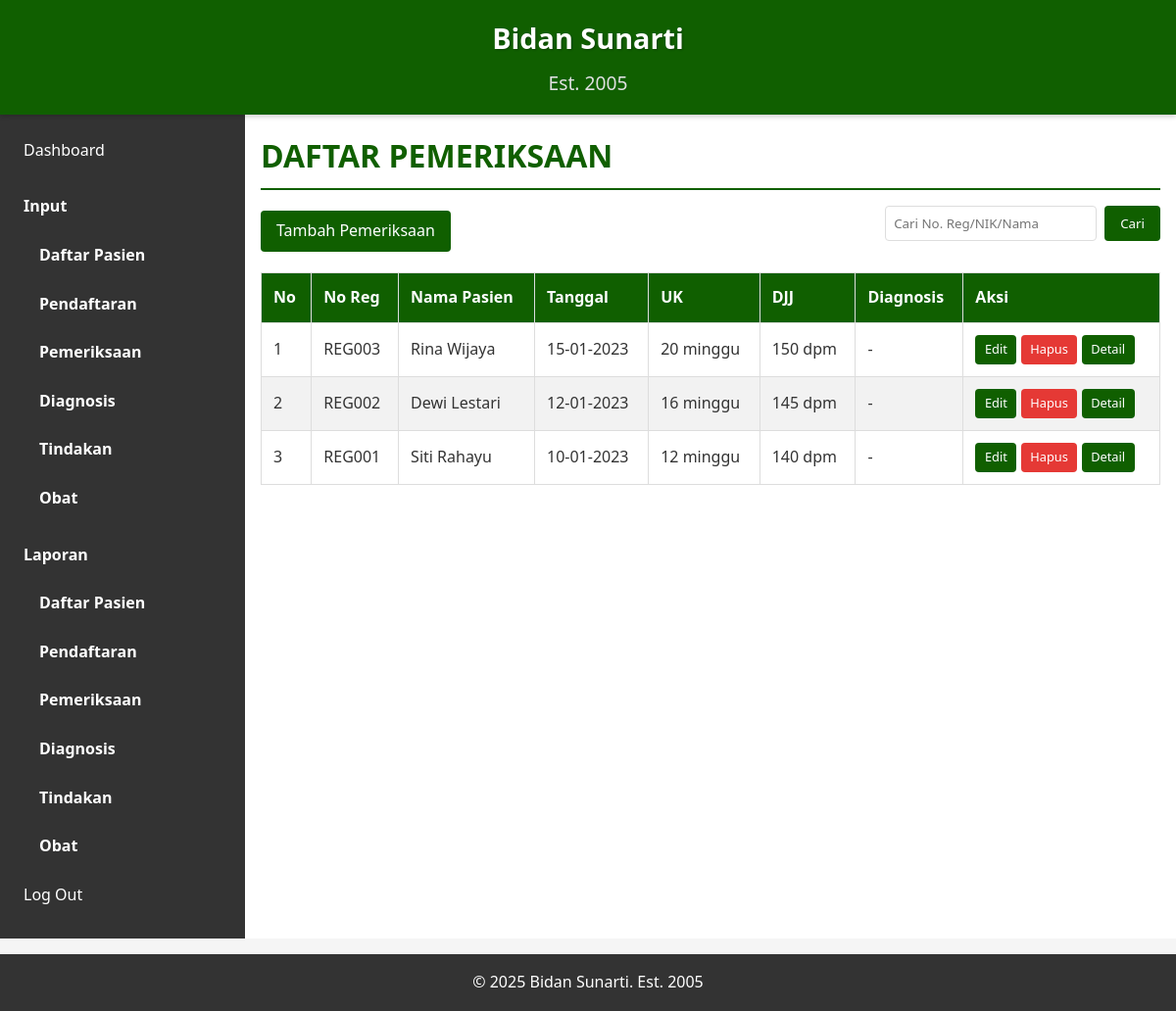
Page /modules/pemeriksaan/list.php (signed in) on the committed database.
### tables this page shows
CREATE TABLE IF NOT EXISTS pemeriksaan (
    id INT AUTO_INCREMENT PRIMARY KEY,
    no_reg VARCHAR(8) NOT NULL,
    tanggal DATE,
    tensi VARCHAR(6),
    berat_badan DECIMAL(5,2),
    lila DECIMAL(3,1),
    uk INT COMMENT 'Usia Kehamilan (minggu)',
    djj INT COMMENT 'Denyut Jantung Janin',
    tfu INT COMMENT 'Tinggi Fundus Uteri (cm)',
    gpa VARCHAR(3) COMMENT 'Gravida, Para, Abortus',
    hpht DATE COMMENT 'Hari Pertama Haid Terakhir',
    hpl DATE COMMENT 'Hari Perkiraan Lahir',
    air_ketuban VARCHAR(4),
    hasil_lab TEXT,
    keluhan TEXT,
    created_at TIMESTAMP DEFAULT CURRENT_TIMESTAMP,
    updated_at TIMESTAMP DEFAULT CURRENT_TIMESTAMP ON UPDATE CURRENT_TIMESTAMP,
    FOREIGN KEY (no_reg) REFERENCES pendaftaran(no_reg) ON DELETE CASCADE
);

CREATE TABLE IF NOT EXISTS pasien (
    nik VARCHAR(16) PRIMARY KEY,
    nama VARCHAR(30) NOT NULL,
    tempat_lahir VARCHAR(20),
    tanggal_lahir DATE,
    agama VARCHAR(6),
    umur INT,
    alamat VARCHAR(40),
    pekerjaan VARCHAR(15),
    pendidikan VARCHAR(15),
    status_pasien VARCHAR(15),
    nama_suami VARCHAR(25),
    no_hp VARCHAR(13),
    created_at TIMESTAMP DEFAULT CURRENT_TIMESTAMP,
    updated_at TIMESTAMP DEFAULT CURRENT_TIMESTAMP ON UPDATE CURRENT_TIMESTAMP
);

### includes/functions.php (called while the page is built, shortened)
<?php
require_once __DIR__ . '/../config.php';
function getAllPemeriksaan()
{
    global $conn;
    $result = $conn->query("SELECT p.*, ps.nama, pd.kode_diagnosis, pd.kode_tindakan, pd.kode_obat
                           FROM pemeriksaan p
                           JOIN pendaftaran pg ON p.no_reg = pg.no_reg
                           JOIN pasien ps ON pg.nik = ps.nik
                           LEFT JOIN pemeriksaan_detail pd ON p.id = pd.pemeriksaan_id
                           ORDER BY p.tanggal DESC");
    return $result->fetch_all(MYSQLI_ASSOC);
}
function formatDate($date, $format = 'd-m-Y')
{
    $dateObj = new DateTime($date);
    return $dateObj->format($format);
}
?>

### modules/pemeriksaan/list.php (the view, shortened to what this page needs)
<?php
require_once '../../includes/functions.php';
$examinations = getAllPemeriksaan();
?>
<!DOCTYPE html>
<html lang="id">
<head>
    <link rel="stylesheet" href="../../css/style.css">
</head>
<body>
    <div class="container">
        <?php include '../../includes/header.php'; ?>
        <aside class="sidebar">
            <?php include '../../includes/sidebar.php'; ?>
        </aside>
        <main class="content">
            <h1>DAFTAR PEMERIKSAAN</h1>
            <div class="actions">
                <a href="input.php" class="btn">Tambah Pemeriksaan</a>
                <form method="GET" class="search-form">
                    <input type="text" name="search" placeholder="Cari No. Reg/NIK/Nama">
                    <button type="submit" class="btn">Cari</button>
                </form>
            </div>
            <table>
                <thead>
                    <tr>
                        <th>No</th>
                        <th>No Reg</th>
                        <th>Nama Pasien</th>
                        <th>Tanggal</th>
                        <th>UK</th>
                        <th>DJJ</th>
                        <th>Diagnosis</th>
                        <th>Aksi</th>
                    </tr>
                </thead>
                <tbody>
                    <?php if (empty($examinations)): ?>
                        <tr>
                            <td colspan="8" class="text-center">Tidak ada data pemeriksaan</td>
                        </tr>
                    <?php else: ?>
                        <?php foreach ($examinations as $index => $exam): ?>
                            <tr>
                                <td><?php echo $index + 1; ?></td>
                                <td><?php echo htmlspecialchars($exam['no_reg']); ?></td>
                                <td><?php echo htmlspecialchars($exam['nama']); ?></td>
                                <td><?php echo formatDate($exam['tanggal']); ?></td>
                                <td><?php echo htmlspecialchars($exam['uk']); ?> minggu</td>
                                <td><?php echo htmlspecialchars($exam['djj']); ?> dpm</td>
                                <td><?php echo htmlspecialchars($exam['nama_diagnosis'] ?? '-'); ?></td>
                                <td>
                                    <a href="edit.php?id=<?php echo $exam['id']; ?>" class="btn small">Edit</a>
                                    <a href="delete.php?id=<?php echo $exam['id']; ?>" class="btn small secondary"
                                        onclick="return confirm('Apakah Anda yakin ingin menghapus pemeriksaan ini?')">Hapus</a>
                                    <a href="detail.php?id=<?php echo $exam['id']; ?>" class="btn small">Detail</a>
                                </td>
                            </tr>
                        <?php endforeach; ?>
                    <?php endif; ?>
                </tbody>
            </table>
        </main>
        <?php include '../../includes/footer.php'; ?>
    </div>
</body>
</html>

### includes/header.php (shortened to what this page needs)
<?php if (!isset($no_header)): ?>
    <header>
        <h1>Bidan Sunarti</h1>
        <h2>Est. 2005</h2>
    </header>
<?php endif; ?>

### includes/sidebar.php
<nav>
    <ul>
        <li><a href="<?php echo BASE_URL; ?>/dashboard.php">Dashboard</a></li>
        <li class="menu-section">
            <a href="#input">Input</a>
            <ul>
                <li><a href="<?php echo BASE_URL; ?>./modules/pasien/input.php">Daftar Pasien</a></li>
                <li><a href="<?php echo BASE_URL; ?>./modules/pendaftaran/input.php">Pendaftaran</a></li>
                <li><a href="<?php echo BASE_URL; ?>./modules/pemeriksaan/input.php">Pemeriksaan</a></li>
                <li><a href="<?php echo BASE_URL; ?>./modules/diagnosis/input.php">Diagnosis</a></li>
                <li><a href="<?php echo BASE_URL; ?>./modules/tindakan/input.php">Tindakan</a></li>
                <li><a href="<?php echo BASE_URL; ?>./modules/obat/input.php">Obat</a></li>
            </ul>
        </li>
        <li class="menu-section">
            <a href="#laporan">Laporan</a>
            <ul>
                <li><a href="<?php echo BASE_URL; ?>./modules/pasien/laporan.php">Daftar Pasien</a></li>
                <li><a href="<?php echo BASE_URL; ?>./modules/pendaftaran/list.php">Pendaftaran</a></li>
                <li><a href="<?php echo BASE_URL; ?>./modules/pemeriksaan/laporan.php">Pemeriksaan</a></li>
                <li><a href="<?php echo BASE_URL; ?>./modules/diagnosis/laporan.php">Diagnosis</a></li>
                <li><a href="<?php echo BASE_URL; ?>./modules/tindakan/laporan.php">Tindakan</a></li>
                <li><a href="<?php echo BASE_URL; ?>./modules/obat/laporan.php">Obat</a></li>
            </ul>
        </li>
        <li><a href="<?php echo BASE_URL; ?>/logout.php">Log Out</a></li>
    </ul>
</nav>

### includes/footer.php
<?php if (!isset($no_footer)): ?>
    <footer>
        <p>&copy; <?php echo date('Y'); ?> Bidan Sunarti. Est. 2005</p>
    </footer>
<?php endif; ?>

### css/style.css (style rules this page uses)
* { margin: 0; padding: 0; box-sizing: border-box; font-family: 'Segoe UI', Tahoma, Geneva, Verdana, sans-serif; }
body { background-color: #f5f5f5; color: #333; line-height: 1.6; }
.container { display: grid; grid-template-rows: auto 1fr auto; min-height: 100vh; }
header { background-color: #105f00; color: white; padding: 1rem; text-align: center; position: relative; box-shadow: 0 2px 5px rgba(0,0,0,0.2); }
header h1 { font-size: 1.8rem; margin-bottom: 0.5rem; text-shadow: 1px 1px 2px rgba(0,0,0,0.3); }
header h2 { font-size: 1.2rem; font-weight: normal; color: #e0e0e0; }
.sidebar { background-color: #333; color: white; padding: 1rem; }
.sidebar nav ul { list-style-type: none; }
.sidebar nav ul li { margin-bottom: 0.5rem; }
.sidebar nav ul li a { color: white; text-decoration: none; display: block; padding: 0.5rem; border-radius: 4px; }
.menu-section { font-weight: bold; margin-top: 1rem; color: #ccc; }
.menu-section ul { margin-left: 1rem; margin-top: 0.5rem; }
.content { padding: 1rem; background-color: white; }
.content h1 { color: #105f00; margin-bottom: 1rem; border-bottom: 2px solid #105f00; padding-bottom: 0.5rem; }
.btn { display: inline-block; padding: 0.5rem 1rem; background-color: #105f00; color: white; border: none; border-radius: 4px; cursor: pointer; text-decoration: none; text-align: center; }
.btn.secondary { background-color: #e53935; color: #fff; border: none; }
.btn.small { padding: 0.3rem 0.6rem; font-size: 0.8rem; }
table { width: 100%; border-collapse: collapse; margin-bottom: 1rem; }
table th, table td { padding: 0.75rem; text-align: left; border: 1px solid #ddd; }
table th { background-color: #105f00; color: white; }
table tr:nth-child(even) { background-color: #f2f2f2; }
.search-form { display: flex; gap: 0.5rem; margin-bottom: 1rem; }
.search-form input { flex: 1; padding: 0.5rem; border: 1px solid #ddd; border-radius: 4px; }
.actions { display: flex; justify-content: space-between; align-items: center; margin-bottom: 1rem; flex-wrap: wrap; gap: 0.5rem; }
footer { background-color: #333; color: white; text-align: center; padding: 1rem; margin-top: 1rem; }
@media (min-width: 768px) { .container { grid-template-columns: 250px 1fr; } }
@media (min-width: 768px) { header { grid-column: 1 / -1; } }
@media (min-width: 768px) { footer { grid-column: 1 / -1; } }

### rows in the picture
pemeriksaan: no_reg "REG003", pasien.nama "Rina Wijaya", tanggal "15-01-2023", uk "20", djj "150", nama_diagnosis "-"
pemeriksaan: no_reg "REG002", pasien.nama "Dewi Lestari", tanggal "12-01-2023", uk "16", djj "145", nama_diagnosis "-"
pemeriksaan: no_reg "REG001", pasien.nama "Siti Rahayu", tanggal "10-01-2023", uk "12", djj "140", nama_diagnosis "-"
